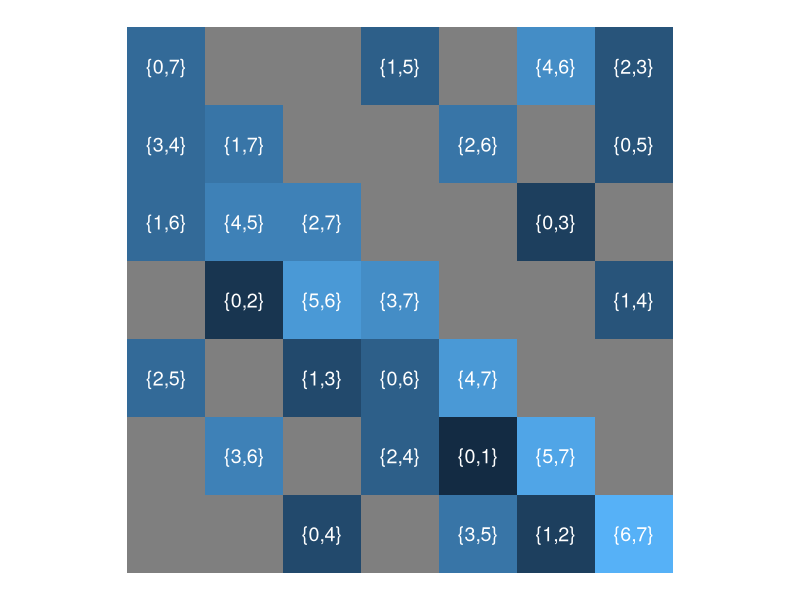
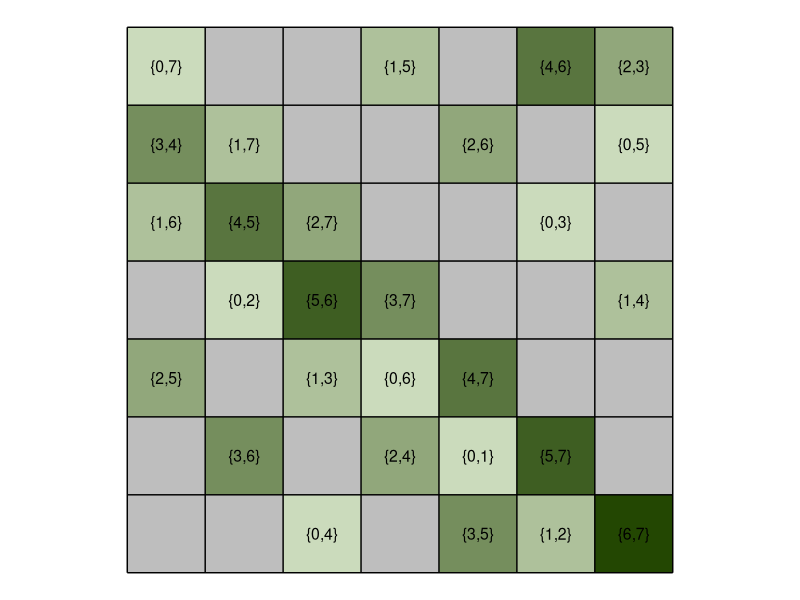
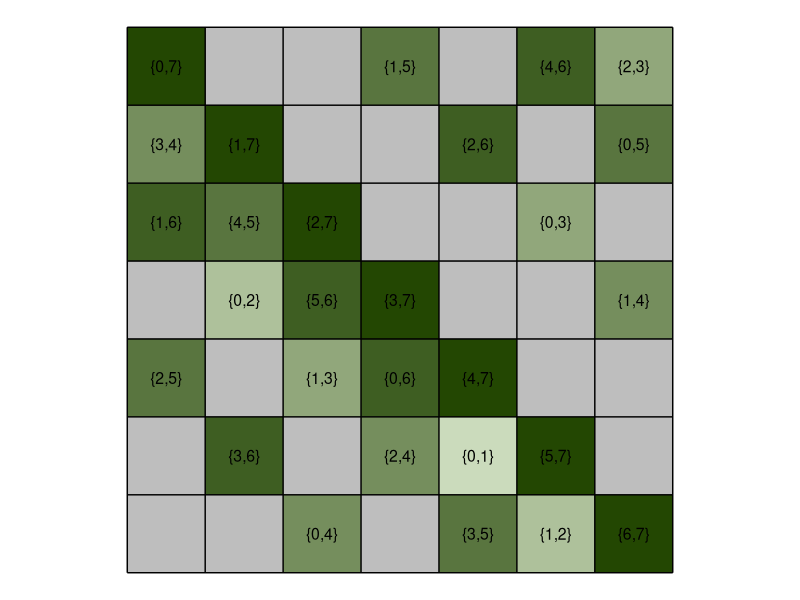
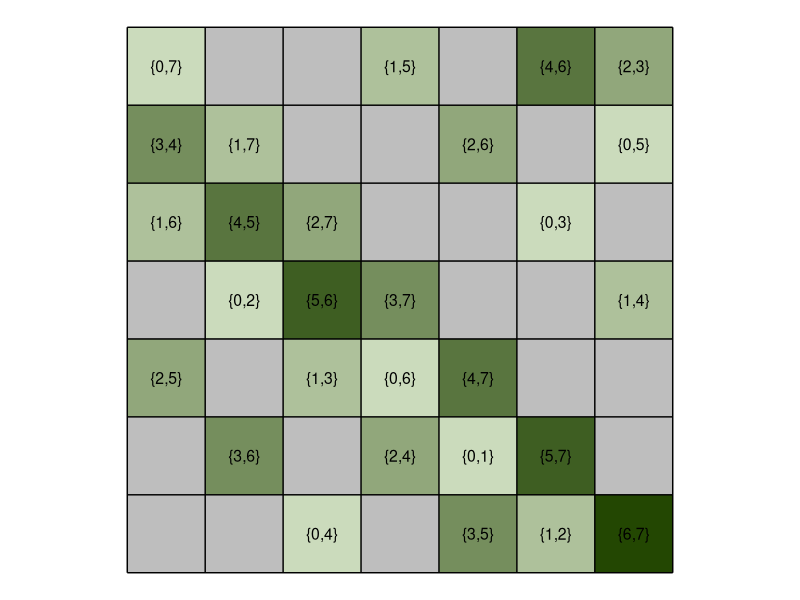
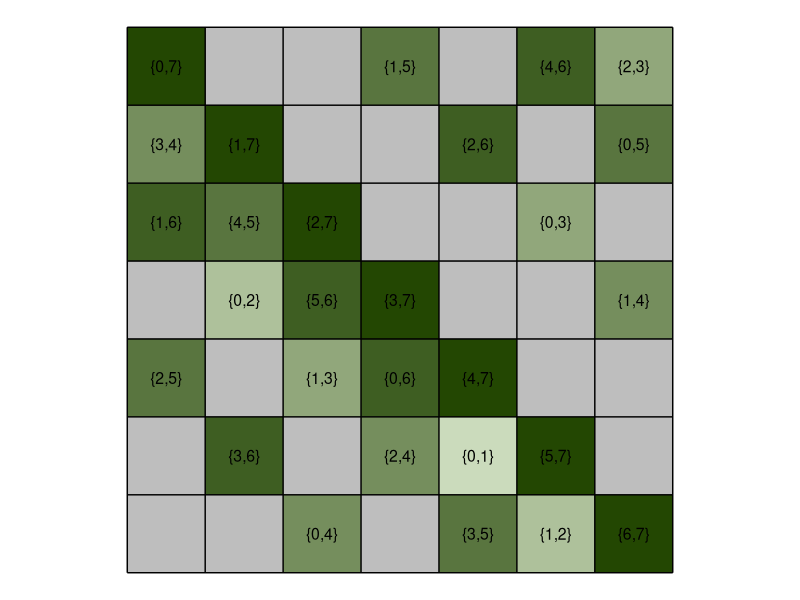

Recreate these plots in R, in order.
library(dplyr)
library(ggplot2)
library(tibble)

X <- tribble(
  ~row, ~col, ~first, ~second,
     1,    1,      0,       7,
     1,    4,      1,       5,
     1,    6,      4,       6,
     1,    7,      2,       3,
     2,    1,      3,       4,
     2,    2,      1,       7,
     2,    5,      2,       6,
     2,    7,      0,       5,
     3,    1,      1,       6,
     3,    2,      4,       5,
     3,    3,      2,       7,
     3,    6,      0,       3,
     4,    2,      0,       2,
     4,    3,      5,       6,
     4,    4,      3,       7,
     4,    7,      1,       4,
     5,    1,      2,       5,
     5,    3,      1,       3,
     5,    4,      0,       6,
     5,    5,      4,       7,
     6,    2,      3,       6,
     6,    4,      2,       4,
     6,    5,      0,       1,
     6,    6,      5,       7,
     7,    3,      0,       4,
     7,    5,      3,       5,
     7,    6,      1,       2,
     7,    7,      6,       7
)

Y <- expand.grid(row = 1:7, col = 1:7)

XX <- left_join(Y, X)

XX %>%
  ggplot(aes(col, row, label = paste0("{", first, ",", second, "}"))) +
  geom_tile(aes(fill = first + second)) +
  geom_text(data = XX %>% filter(!is.na(first)), color = "white", size = 5) +
  scale_y_reverse() +
  coord_fixed() +
  theme_void() +
  theme(
    legend.position  = "none",
  )

horiz_lines <- function(n_rows, n_cols) {
  tibble(
       x = rep(0, n_rows + 1)  + .5,
       y = 0:n_rows + .5,
    xend = rep(n_cols, n_rows + 1) + .5,
    yend = 0:n_rows + .5
  )
}

vertical_lines <- function(n_rows, n_cols) {
  tibble(
       x = 0:n_cols + .5,
       y = rep(0, n_cols + 1) + .5,
    xend = 0:n_cols + .5,
    yend = rep(n_rows, n_cols + 1) + .5
  )
}

grid_lines <- function(n_rows, n_cols) {
  bind_rows(
    horiz_lines(n_rows, n_cols),
    vertical_lines(n_rows, n_cols)
  )
}

ggplot(data = XX, aes(col, row)) +
  geom_tile(aes(fill = pmin(first, second))) +
  geom_text(aes(label = paste0("{", first, "," ,second, "}")), data = XX %>% filter(!is.na(first)), color = "black", size = 4) +
  geom_segment(data = grid_lines(7, 7), aes(x = x, y = y, xend = xend, yend = yend)) +
  scale_y_reverse() +
  scale_fill_gradient(low = "#cbdbbc", high = "#234702", na.value = "grey") +
  coord_fixed() +
  theme_void() +
  theme(
    legend.position  = "none",
  )

ggsave("min.png")

ggplot(data = XX, aes(col, row)) +
  geom_tile(aes(fill = pmax(first, second))) +
  geom_text(aes(label = paste0("{", first, "," ,second, "}")), data = XX %>% filter(!is.na(first)), color = "black", size = 4) +
  geom_segment(data = grid_lines(7, 7), aes(x = x, y = y, xend = xend, yend = yend)) +
  scale_y_reverse() +
  scale_fill_gradient(low = "#cbdbbc", high = "#234702", na.value = "grey") +
  coord_fixed() +
  theme_void() +
  theme(
    legend.position  = "none",
  )

ggsave("max.png")
